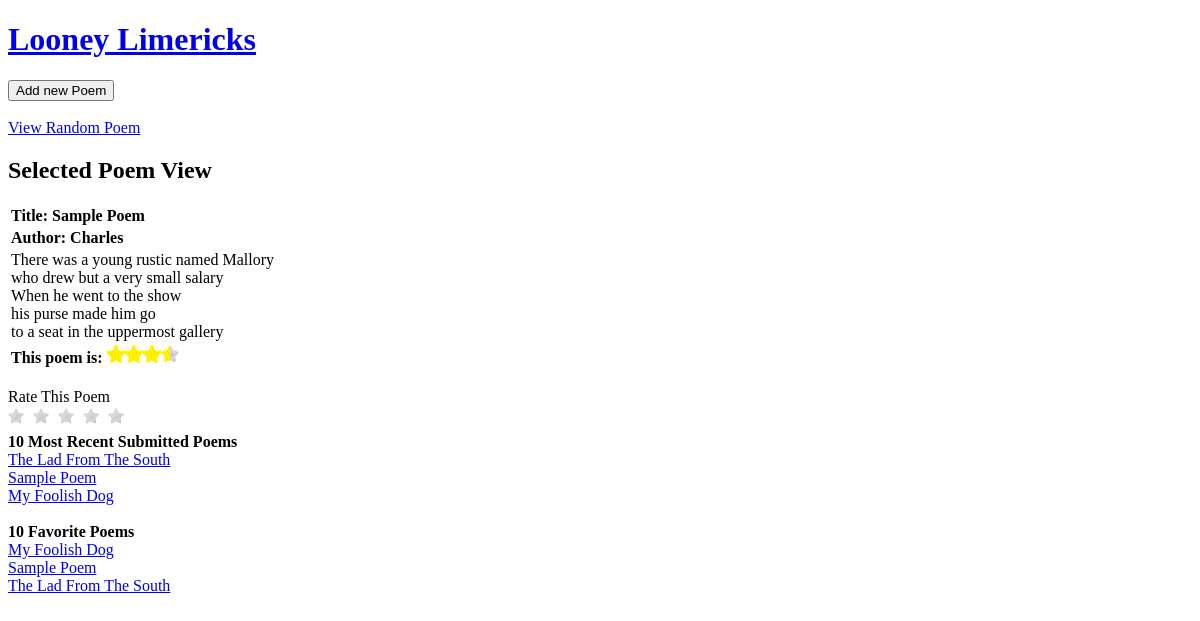
Page /index.php?v=poem&view=poemview&xx=displayPoem&e=1 on the committed database.
### tables this page shows
CREATE TABLE IF NOT EXISTS `poems` (
  `Title` varchar(30) NOT NULL DEFAULT '',
  `Author` varchar(30) DEFAULT NULL,
  `Poem` text,
  `Rating` double DEFAULT NULL,
  `RatingCount` int(11) DEFAULT NULL,
  `RatingAverage` double DEFAULT NULL,
  `Date` timestamp NOT NULL DEFAULT CURRENT_TIMESTAMP ON UPDATE CURRENT_TIMESTAMP,
  PRIMARY KEY (`Title`)
);

### config/config.php (called while the page is built, shortened)
<?php
function updateAllPoems()
{
    $data = getAllPoems();
    $dataM = getMostRecentPoems();
    $dataFav = getFavoritePoems();
    $dataRandom = getRandomPoem();
}
?>

### controllers/poem.php (called while the page is built, shortened)
<?php
include ("./models/poem_model.php");
function poemController() {
    updateAllPoems();
}
?>

### views/poemview.php (the view, shortened to what this page needs)
<h1><a href=index.php><?php echo site; ?></a></h1>
<form action="index.php" method="GET">
    <input type="submit" value="Add new Poem" />
</form>
<br/>
<a href="index.php?v=poem&view=randompoemview&xx=randomPoem&e=0">View Random Poem</a>
<h2>Selected Poem View</h2>
<table>
    <?php
    $poem_content = get_poem($data, $_GET["e"]);
    ?>
    <tr><td class="Title"><b><?php echo "Title:  " . $poem_content[0]; ?></b></td></tr>
    <tr><td class="Author"><b><?php echo "Author:  " . $poem_content[1]; ?></b></td></tr>
    <tr><td class="Poem"> <?php echo nl2br($poem_content[2]); ?></td></tr>
    <tr><td class="Rating"> <b>This poem is:</b>
            <?php
            $count = 0;
            for ($i = 0; $i < round($poem_content[3], 0, PHP_ROUND_HALF_DOWN); $i++) {
                $count++;
                echo '<img src="./images/star_yellow.gif" height="18" width="18">';
            }
            if ($poem_content[3] - $count != 0) {
                echo '<img src="./images/star_half.gif" height="18" width="18">';
            }
            ?></td></tr>
</table>
<br />
<span id="Status">Rate This Poem</span>
<div id="ratepoem" title="<b>Rate This Poem</b>">
    <a onclick="rateThisPoem(this)" id="_1" title="<?php echo $poem_content[0]; ?>" name="1" onmouseover="rating(this)" onmouseout="notHover(this)"></a>
    <a onclick="rateThisPoem(this)" id="_2" title="<?php echo $poem_content[0]; ?>" name="2" onmouseover="rating(this)" onmouseout="notHover(this)"></a>
    <a onclick="rateThisPoem(this)" id="_3" title="<?php echo $poem_content[0]; ?>" name="3" onmouseover="rating(this)" onmouseout="notHover(this)"></a>
    <a onclick="rateThisPoem(this)" id="_4" title="<?php echo $poem_content[0]; ?>" name="4" onmouseover="rating(this)" onmouseout="notHover(this)"></a>
    <a onclick="rateThisPoem(this)" id="_5" title="<?php echo $poem_content[0]; ?>" name="5" onmouseover="rating(this)" onmouseout="notHover(this)"></a>
</div>
<b class="listTitle">10 Most Recent Submitted Poems</b><Br/>
<?php
$recentpoems = $dataM;
for ($i = 0; $i < count($recentpoems); $i++) {
    echo $recentpoems[$i] . "<BR/>";
}
?>
<BR/>
<b class="listTitle">10 Favorite Poems</b><Br/>
<?php
$favpoems = $dataFav;
for ($i = 0; $i < count($favpoems); $i++) {
    echo $favpoems[$i] . "<BR/>";
}
?>

### models/poem_model.php (shortened to what this page needs)
<?php
function getAPoem($titleName) {
    $query = "SELECT * FROM poems WHERE Title = '$titleName'";
    $result = mysql_query($query);
    $row = mysql_fetch_array($result);
    $title = $row['Title'];
    $author = $row['Author'];
    $poem = $row['Poem'];
    $rating = $row['RatingAverage'];
    $data = array($title, $author, $poem, $rating);
    return $data;
}
function getAllPoems() {
    $query = "SELECT * FROM poems";
    $result = mysql_query($query);
    $data = array();
    while ($titles = mysql_fetch_array($result)) {
        $data[] = getAPoem($titles['Title']);
    }
    return $data;
}
function getMostRecentPoems() {
    $poems = getAllPoems();
    $count = 0;
    $list = array();
    for ($i = count($poems) - 1; ($count < 10) && ($count < count($poems)); $i--) {
        $title = $poems[$i][0];
        $count++;
        $link = '<a href="index.php?v=poem&view=poemview&xx=displayPoem&e=' . $i . '">' . $title . '</a>';
        $list[] = $link;
    }
    return $list;
}
function getFavoritePoems() {
    $poems = getAllPoems();
    $query = "SELECT * From poems ORDER BY RatingAverage DESC LIMIT 10";
    $result = mysql_query($query);
    $list = array();
    while ($poem = mysql_fetch_array($result)) {
        $i = 0;
        for ($j = 0; $j < count($poems); $j++) {
            if ($poem['Title'] == $poems[$j][0]) {
                $i = $j;
            }
        }
        $link = '<a href="index.php?v=poem&view=poemview&xx=displayPoem&e=' . $i . '">' . $poem['Title'] . '</a>';
        $list[] = $link;
    }
    return $list;
}
function getRandomPoem() {
    $query = "SELECT * FROM poems ORDER BY RAND() LIMIT 1";
    $result = mysql_query($query);
    $row = mysql_fetch_array($result);
    $title = $row['Title'];
    $data = array(getAPoem($title));
    return $data;
}
?>

### views/poemview.php (style rules this page uses)
#Status { float:left; clear:both; width:100%; height:20px; }
#ratepoem { float:left; clear:both; width:100%; height:auto; padding:0px; margin:0px; }
#ratepoem a { float:left;background:url(images/star_gray.gif) no-repeat;width:25px; height:25px; }

### rows in the picture
poems: Title "Sample Poem", Author "Charles", Poem "There was a young rustic named Mallory who drew but a very small salary When he went to the show his purse made him go to a seat in the uppermost gallery"
poems: Title "The Lad From The South"
poems: Title "My Foolish Dog"

### other values in the picture
site "Looney Limericks"
